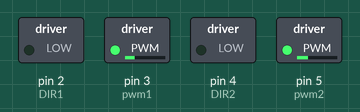
The sketch below on a simulated Arduino Uno, built with avr-gcc and run on an emulated ATmega328P. Parts: switched loads named in the sketch (green lamp = pin HIGH).

Above: at 0.05 s.
At 3.5 s:
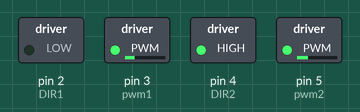
At 7.0 s:
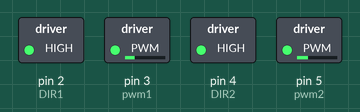
At 9.95 s:
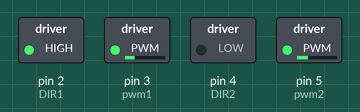
At 13.95 s:
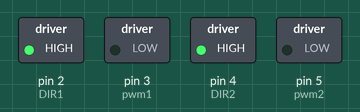
Timing chart, 0 to 18.2 s (numbered marks = the images above):
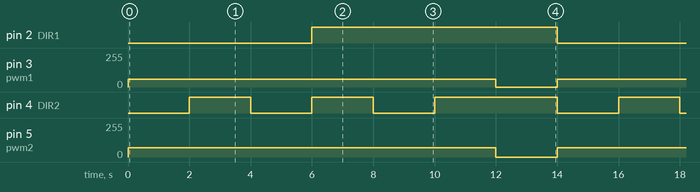

Measured:
- by itself, pin 2 (DIR1): alternates HIGH for 8.0 s and LOW for 6.0 s
- by itself, pin 3 (pwm1): alternates 60/255 for 12.0 s and 0/255 for 2.0 s
- by itself, pin 4 (DIR2): repeats every 14.0 s: LOW 2.0 s, HIGH 2.0 s, LOW 2.0 s, HIGH 4.0 s, LOW 2.0 s, HIGH 2.0 s
- by itself, pin 5 (pwm2): alternates 70/255 for 12.0 s and 0/255 for 2.0 s

The sketch:

mecanum.ino
```cpp
//DECLARING PINS...
//motor 1
#define DIR1 2
#define pwm1 3
//motor 2
#define DIR2 4
#define pwm2 5

#define p 60

#define pwm 70

void setup() {
  Serial.begin(9600);

  //Power motor 1
  pinMode(pwm1,OUTPUT);
  pinMode(DIR1,OUTPUT);

  //Power motor 2
  pinMode(pwm2,OUTPUT);
  pinMode(DIR2,OUTPUT);

}

void loop() {
    forward();
    delay(2000);

    left();
    delay(2000);

    forward();
    delay(2000);

    backward();
    delay(2000);

    right();
    delay(2000);

    backward();
    delay(2000);
   /*
    sideLeft();
    delay(2000);
    stopbot();
    delay(2000);

    sideRight();
    delay(2000);
    stopbot();
    delay(2000);
*/
  /*
    sideBackLeft();
    delay(2000);
    stopbot();
    delay(2000);

    sideBackRight();
    delay(2000);*/
    stopbot();
    delay(2000);
    }

void forward()
{
  //motor 1 and motor 4
  analogWrite(pwm1,p);
  digitalWrite(DIR1,LOW);

  //motor 2 and motor 3
  analogWrite(pwm2,pwm);
  digitalWrite(DIR2,LOW);
}

void backward()
{
  //motor 1 and 4
  analogWrite(pwm1,p);
  digitalWrite(DIR1,HIGH);

  //motor 2 and 3
  analogWrite(pwm2,pwm);
  digitalWrite(DIR2,HIGH);
}

void right()
{
  //motor 1 and 4
  analogWrite(pwm1,p);
  digitalWrite(DIR1,HIGH);

  //motor 2 and 3
  analogWrite(pwm2,pwm);
  digitalWrite(DIR2,LOW);
}

void left()
{
  //motor 1 and 4
  analogWrite(pwm1,p);
  digitalWrite(DIR1,LOW);

  //motor 2 and 3
  analogWrite(pwm2,pwm);
  digitalWrite(DIR2,HIGH);
}

void sideRight()
{
  //motor 1 and 4
  analogWrite(pwm1,p);
  digitalWrite(DIR1,HIGH);

  //motor 2 and 3
  analogWrite(pwm2,0);
}

void stopbot()
{
  analogWrite(pwm1,0);
  analogWrite(pwm2,0);
}

void sideLeft()
{
  //motor 1 and 4
  analogWrite(pwm1,0);
 // digitalWrite(DIR1,HIGH);

  //motor 2 and 3
  analogWrite(pwm2,pwm);
  digitalWrite(DIR2,HIGH);
}

void sideBackLeft()
{
  //motor 1 and 4
  analogWrite(pwm1,p);
  digitalWrite(DIR1,HIGH);

  //motor 2 and 3
  analogWrite(pwm2,0);
  //digitalWrite(DIR2,LOW);
}

void sideBackRight()
{

  //motor 1 and 4
  analogWrite(pwm1,0);
  //digitalWrite(DIR1,HIGH);

  //motor 2 and 3
  analogWrite(pwm2,pwm);
  digitalWrite(DIR2,HIGH);
}

void turnLeft()
{

}

void turnRight()
{

}
```
